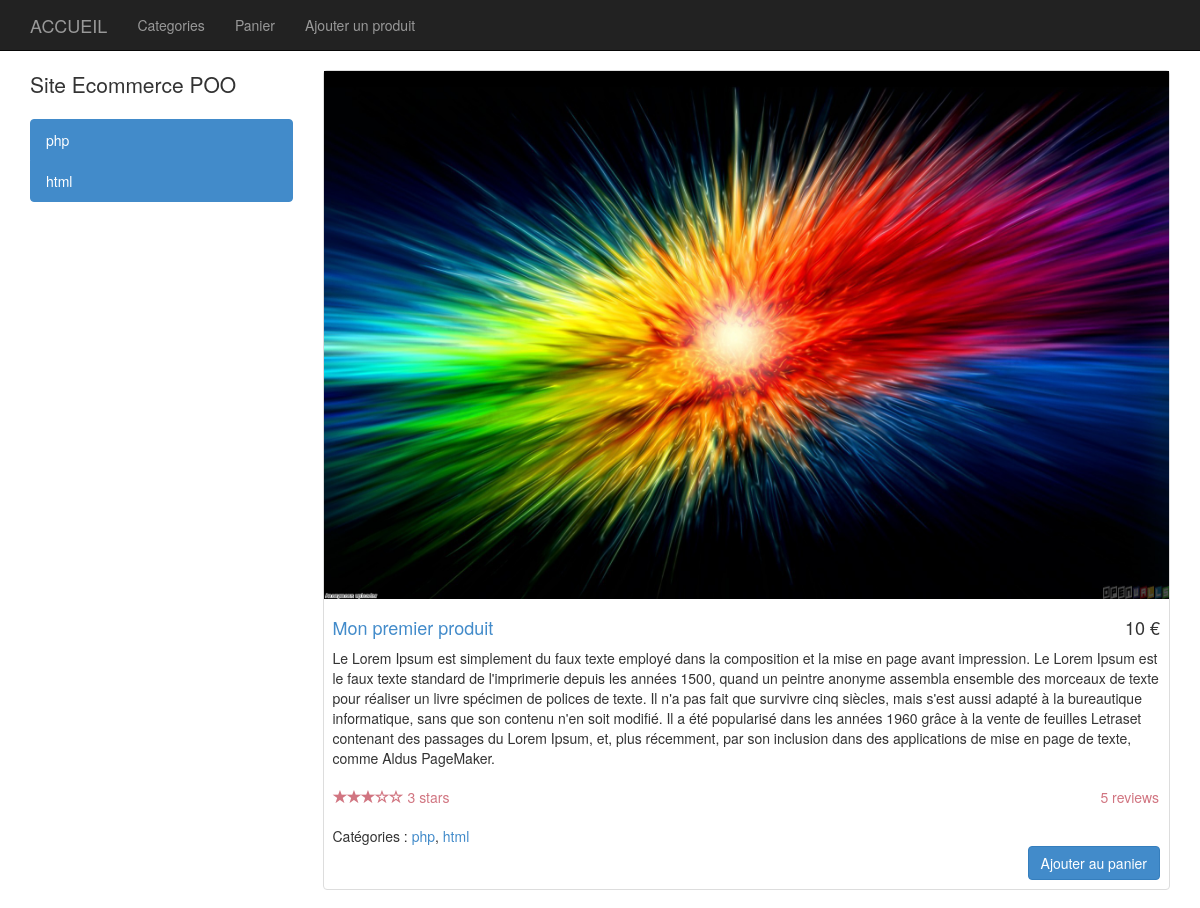
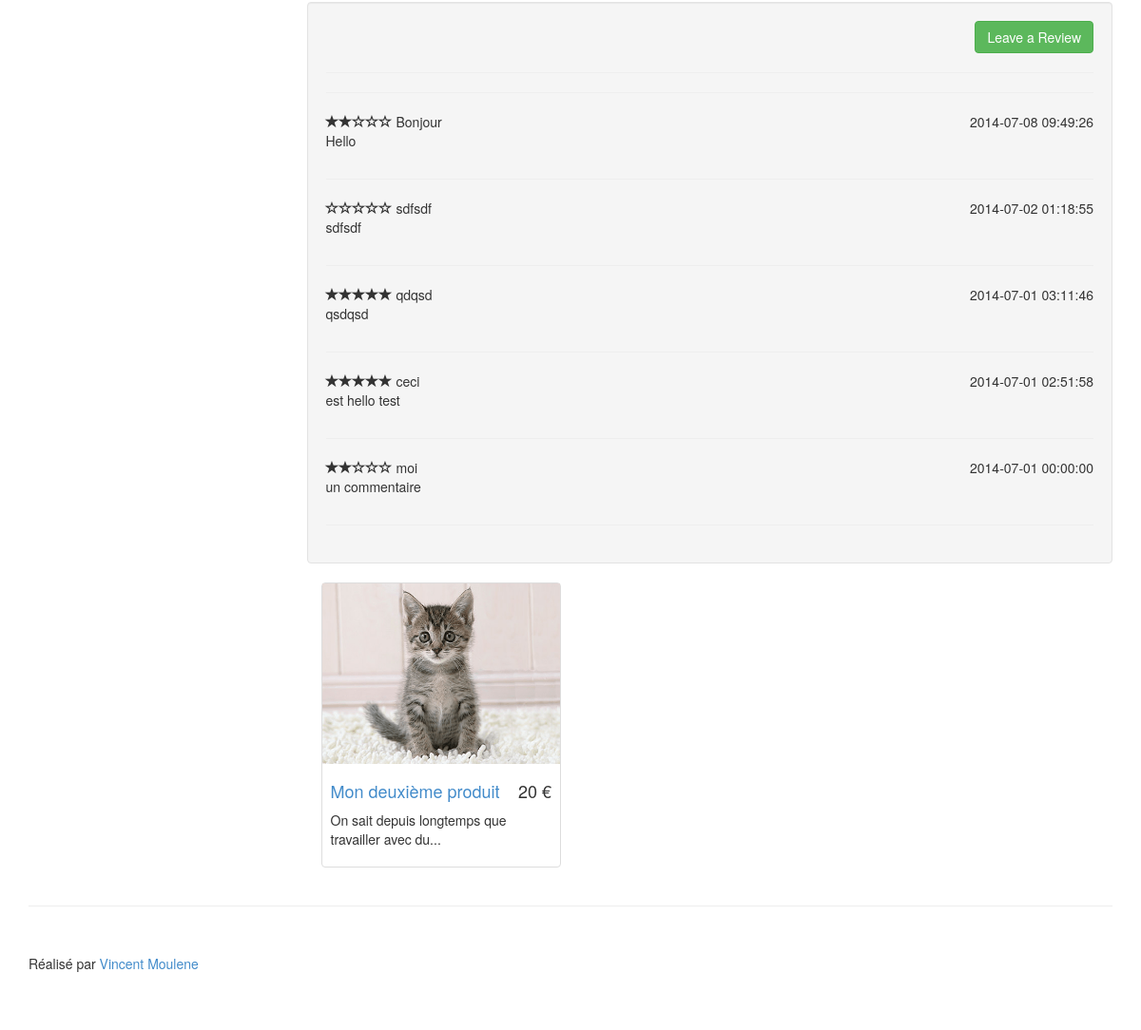
/web/produit.php?idp=1, run on the app's committed database (2 pictures, top to bottom).
### tables this page shows
CREATE TABLE IF NOT EXISTS `categorie` (
  `id` int(11) NOT NULL AUTO_INCREMENT,
  `titre` varchar(250) NOT NULL,
  `description` text NOT NULL,
  PRIMARY KEY (`id`)
);

CREATE TABLE IF NOT EXISTS `produit` (
  `id` int(11) NOT NULL AUTO_INCREMENT,
  `titre` varchar(250) NOT NULL,
  `description` text NOT NULL,
  `prix` float NOT NULL,
  `image` varchar(250) NOT NULL,
  PRIMARY KEY (`id`)
);

CREATE TABLE IF NOT EXISTS `produit_categorie` (
  `id_produit` int(11) NOT NULL,
  `id_categorie` int(11) NOT NULL,
  PRIMARY KEY (`id_produit`,`id_categorie`),
  KEY `id_categorie` (`id_categorie`)
);

CREATE TABLE IF NOT EXISTS `commentaire` (
  `id` int(11) NOT NULL AUTO_INCREMENT,
  `auteur` varchar(250) NOT NULL,
  `contenu` text NOT NULL,
  `datecommentaire` datetime NOT NULL,
  `note` tinyint(4) NOT NULL,
  `id_produit` int(11) NOT NULL,
  PRIMARY KEY (`id`),
  KEY `id_produit` (`id_produit`)
);

### web/produit.php (called while the page is built)
<?php
$object = 'produit';
$action = 'display';
include '../init.php';

### models/categoriemanager.class.php (called while the page is built, shortened)
<?php
class CategorieManager
{
	private $db;
	public function __construct($db)
	{
		$this->db = $db;
	}
	public function getAllCategorie()
	{
		$sql = '
			SELECT *
			FROM categorie';
		$req = $this->db->prepare($sql);
		$req->setFetchMode(PDO::FETCH_CLASS|PDO::FETCH_PROPS_LATE, "categorie");
		$req->execute();
		return $req->fetchAll();
	}
	public function getCategorieByIdProduit($id_produit)
	{
		$sql = '
			SELECT *
			FROM categorie
			LEFT JOIN produit_categorie ON id = id_categorie
			WHERE id_produit = :idp';
		$req = $this->db->prepare($sql);
		$req->setFetchMode(PDO::FETCH_CLASS|PDO::FETCH_PROPS_LATE, "categorie");
		$req->execute(array(':idp' => $id_produit));
		return $req->fetchAll();
	}
}

### models/categorie.class.php (called while the page is built, shortened)
<?php
class Categorie
{
	private $id;
	private $titre;
	public function getId()
	{
		return $this->id;
	}
	public function getTitre()
	{
		return $this->titre;
	}
}

### controllers/produit/display.php (called while the page is built, shortened)
<?php
$produitManager = new ProduitManager($db);
$produit = $produitManager->getProduit($_GET['idp']);
$commentaireManager = new CommentaireManager($db);
$commentaires = $commentaireManager->getAllCommentaire($_GET['idp']);
$moyenne = $commentaireManager->getMoyenne($_GET['idp']);
$categorieManager = new CategorieManager($db);
$categories = $categorieManager->getCategorieByIdProduit($_GET['idp']);
$tabCat = array();
foreach($categories as $c)
{
	$tabCat[] = $c->getId();
}
$crossSelling = $produitManager->getCrossSelling($_GET['idp']);

### models/produitmanager.class.php (called while the page is built, shortened)
<?php
class ProduitManager
{
	private $db;
	public function __construct($db)
	{
		$this->db = $db;
	}
	public function getProduit($id_produit)
	{
		$sql = 'SELECT * FROM produit WHERE id = :id';
		$req = $this->db->prepare($sql);
		$req->setFetchMode(PDO::FETCH_CLASS|PDO::FETCH_PROPS_LATE, "produit");
		$req->execute(array(':id' => (int)$id_produit));
		return $req->fetch();
	}
	public function getCrossSelling($id_produit)
	{
		$sql = 'SELECT DISTINCT(id_produit), p.*
				FROM produit p
				LEFT JOIN produit_categorie ON id_produit = id
				WHERE id_categorie IN (
					SELECT id_categorie
					FROM produit_categorie
					WHERE id_produit = :idp
					)
				AND id_produit != :idp
				ORDER BY id DESC
				LIMIT 3';
		$req = $this->db->prepare($sql);
		$req->setFetchMode(PDO::FETCH_CLASS|PDO::FETCH_PROPS_LATE, "produit");
		$req->execute(array(':idp' => (int)$id_produit));
		return $req->fetchAll();
	}
}

### models/produit.class.php (called while the page is built, shortened)
<?php
class Produit
{
	private $id;
	private $titre;
	private $description;
	private $prix;
	private $image;
	public function getId()
	{
		return $this->id;
	}
	public function getTitre()
	{
		return $this->titre;
	}
	public function getDescription()
	{
		return $this->description;
	}
	public function getPrix()
	{
		return $this->prix;
	}
	public function getShortDescription($length = 50)
	{
		$string = substr($this->description, 0, $length);
		$pos = strrpos($string, ' ');
		return substr($string,0,$pos).'...';
	}
	public function getWebImage()
	{
		return '../web/upload/'.$this->image;
	}
}

### models/commentairemanager.class.php (called while the page is built, shortened)
<?php
class CommentaireManager
{
	private $db;
	public function __construct($db)
	{
		$this->db = $db;
	}
	public function getAllCommentaire($id_produit)
	{
		$sql = 'SELECT * FROM commentaire WHERE id_produit = :id_produit ORDER BY datecommentaire DESC';
		$req = $this->db->prepare($sql);
		$req->setFetchMode(PDO::FETCH_CLASS|PDO::FETCH_PROPS_LATE, "commentaire");
		$req->execute(array(':id_produit' => (int)$id_produit));
		return $req->fetchAll();
	}
	public function getMoyenne($id_produit)
	{
		$sql = 'SELECT AVG(note) as moyenne FROM commentaire WHERE id_produit = :id_produit';
		$req = $this->db->prepare($sql);
		$req->execute(array(':id_produit' => (int)$id_produit));
		$moyenne = $req->fetch();
		$moyenne = round($moyenne['moyenne']);
		return $moyenne;
	}
}

### models/commentaire.class.php (called while the page is built, shortened)
<?php
class Commentaire
{
	private $auteur;
	private $contenu;
	private $datecommentaire;
	private $note;
	public function __construct()
	{
		$date = new DateTime('now');
		$this->datecommentaire = $date->format('Y-m-d h:i:s');
	}
	public function getAuteur()
	{
		return $this->auteur;
	}
	public function getContenu()
	{
		return $this->contenu;
	}
	public function getDatecommentaire()
	{
		return $this->datecommentaire;
	}
	public function getNote()
	{
		return $this->note;
	}
}

### views/produit/display.php (the view, shortened to what this page needs)
<?php include VIEWS_DIR . '_common/header.php' ?>
    <div class="container">
        <div class="row">
            <?php include VIEWS_DIR . '_common/sidebar.php' ?>
            <div class="col-md-9">
                <div class="thumbnail">
                    <img class="img-responsive" src="<?php echo $produit->getWebImage() ?>" alt="">
                    <div class="caption-full">
                        <h4 class="pull-right"><?php echo $produit->getPrix(); ?> €</h4>
                        <h4><a href="#"><?php echo $produit->getTitre(); ?></a>
                        </h4>
                        <p><?php echo $produit->getDescription(); ?></p>
                    </div>
                    <div class="ratings">
                        <p class="pull-right"><?php echo count($commentaires); ?> reviews</p>
                        <p>
                            <?php
                            for ($i=1; $i < 6; $i++) {
                                if ($i > $moyenne)
                                    echo '<span class="glyphicon glyphicon-star-empty"></span>';
                                else
                                    echo '<span class="glyphicon glyphicon-star"></span>';
                            }
                            ?>
                            <?php echo $moyenne; ?> stars
                        </p>
                    </div>
                    <?php if ($categories) : ?>
                    <div class="caption-full">
                        Catégories :
                        <?php
                        $nbCat = count($categories);
                        foreach ($categories as $key => $cat) {
                            echo '<a href="categorie.php?idc='.$cat->getId().'">'.$cat->getTitre().'</a>';
                            if ($key < $nbCat - 1)
                            {
                                echo ', ';
                            }
                        }
                        ?>
                    <br>
                    <div class="text-right">
                        <form method="post" action="panier.php">
                            <button class="btn btn-primary">Ajouter au panier</button>
                        </form>
                    </div>
                    </div>
                    <?php endif;  ?>
                </div>
                <div class="well">
                    <div class="text-right">
                        <a id="btnleavemessage" class="btn btn-success">Leave a Review</a>
                    </div>
                    <hr>
                    <hr>
                    <?php foreach ($commentaires as $com) : ?>
                    <div class="row">
                        <div class="col-md-12">
                            <?php
                            for ($i=1; $i < 6; $i++) {
                                if ($i > $com->getNote())
                                    echo '<span class="glyphicon glyphicon-star-empty"></span>';
                                else
                                    echo '<span class="glyphicon glyphicon-star"></span>';
                            }
                            ?>
                            <?php echo $com->getAuteur() ?>
                            <span class="pull-right"><?php echo $com->getDatecommentaire() ?></span>
                            <p><?php echo $com->getContenu() ?></p>
                        </div>
                    </div>
                    <hr>
                    <?php endforeach; ?>
                </div>
                <div class="col-md-12">
                    <div class="row">
                    <?php foreach ($crossSelling as $produit) : ?>
                        <div class="col-sm-4 col-lg-4 col-md-4">
                            <div class="thumbnail">
                                <img src="<?php echo $produit->getWebImage() ?>" alt="">
                                <div class="caption">
                                    <h4 class="pull-right"><?php echo $produit->getPrix(); ?> €</h4>
                                    <h4><a href="produit.php?idp=<?php echo $produit->getId(); ?>"><?php echo $produit->getTitre(); ?></a>
                                    </h4>
                                    <p><?php echo $produit->getShortDescription(); ?></p>
                                </div>
                            </div>
                        </div>
                    <?php endforeach; ?>
                    </div>
                </div>
            </div>
        </div>
    </div>
<?php include VIEWS_DIR . '_common/footer.php' ?>

### init.php (shortened to what this page needs)
<?php
	$controllers_file = CTRLRS_DIR . $object . '/' . $action . '.php';
	if(is_file($controllers_file)) include $controllers_file;
	$view_file = VIEWS_DIR . $object . '/' . $action . '.php';
	if(is_file($view_file)) include $view_file;

### views/_common/header.php (shortened to what this page needs)
<!DOCTYPE html>
<html lang="en">
<head>
    <link href="css/bootstrap.css" rel="stylesheet">
    <?php if ($object == 'produit') : ?>
       <link href="css/shop-item.css" rel="stylesheet">
    <?php endif; ?>
</head>
<body>
    <nav class="navbar navbar-inverse navbar-fixed-top" role="navigation">
        <div class="container">
            <div class="navbar-header">
                <a class="navbar-brand" href="main.php">ACCUEIL</a>
            </div>
            <div class="collapse navbar-collapse navbar-ex1-collapse">
                <ul class="nav navbar-nav">
                    <li><a href="categories.php">Categories</a>
                    </li>
                    <li><a href="panier.php">Panier</a>
                    </li>
                    <li><a href="add-produit.php">Ajouter un produit</a>
                    </li>
                </ul>
            </div>
        </div>
    </nav>

### views/_common/sidebar.php
<?php
	$categorieManager = new CategorieManager($db);
	$categoriessidebar = $categorieManager->getAllCategorie();
?>
<?php if ($categoriessidebar) : ?>
<div class="col-md-3">
    <p class="lead">Site Ecommerce POO</p>
    <div class="list-group">
    	<?php foreach($categoriessidebar as $cat) : ?>
	        <a href="categorie.php?idc=<?php echo $cat->getId(); ?>" class="list-group-item<?php echo (isset($tabCat) && in_array($cat->getId(), $tabCat) ? ' active' : '')  ?>"><?php echo $cat->getTitre(); ?></a>
   		<?php endforeach; ?>
    </div>
</div>
<?php endif; ?>

### views/_common/footer.php (shortened to what this page needs)
    <div class="container">
        <hr>
        <footer>
            <div class="row">
                <div class="col-lg-12">
                    <p>Réalisé par <a href="https://github.com/vints24">Vincent Moulene</a>
                    </p>
                </div>
            </div>
        </footer>
    </div>
</body>
</html>

### web/css/shop-item.css (style rules this page uses)
body { padding-top: 70px }
.thumbnail img { width: 100%; }
.ratings { color: #d17581; padding-left: 10px; padding-right: 10px; }
.thumbnail { padding: 0; }
.thumbnail .caption-full { padding: 9px; color: #333; }
footer { margin: 50px 0; }

### data on the page
categorie: titre "php"
categorie: titre "html"
produit: image (picture), prix "10", titre "Mon premier produit", description "Le Lorem Ipsum est simplement du faux texte employé dans la composition et la mise en page avant impression. Le Lorem Ipsum est le faux texte standard de l'imprimerie depuis les années 1500, quand un peintre anonyme assembla ensemble des morceaux de texte pour réaliser un livre spécimen de polices de texte. Il n'a pas fait que survivre cinq siècles, mais s'est aussi adapté à la bureautique informatique, sans que son contenu n'en soit modifié. Il a été popularisé dans les années 1960 grâce à la vente de feuilles Letraset contenant des passages du Lorem Ipsum, et, plus récemment, par son inclusion dans des applications de mise en page de texte, comme Aldus PageMaker."
produit_categorie: id_categorie.titre "php"
produit_categorie: id_categorie.titre "html"
commentaire: note 2 (drawn), auteur "Bonjour", datecommentaire "2014-07-08 09:49:26", contenu "Hello"
commentaire: note 0 (drawn), auteur "sdfsdf", datecommentaire "2014-07-02 01:18:55", contenu "sdfsdf"
commentaire: note 5 (drawn), auteur "qdqsd", datecommentaire "2014-07-01 03:11:46", contenu "qsdqsd"
commentaire: note 5 (drawn), auteur "ceci", datecommentaire "2014-07-01 02:51:58", contenu "est hello test"
commentaire: note 2 (drawn), auteur "moi", datecommentaire "2014-07-01 00:00:00", contenu "un commentaire"
produit: image (picture), prix "20", titre "Mon deuxième produit", description "On sait depuis longtemps que travailler avec du..."

### other printed values
count($commentaires) "5"
$moyenne "3"
